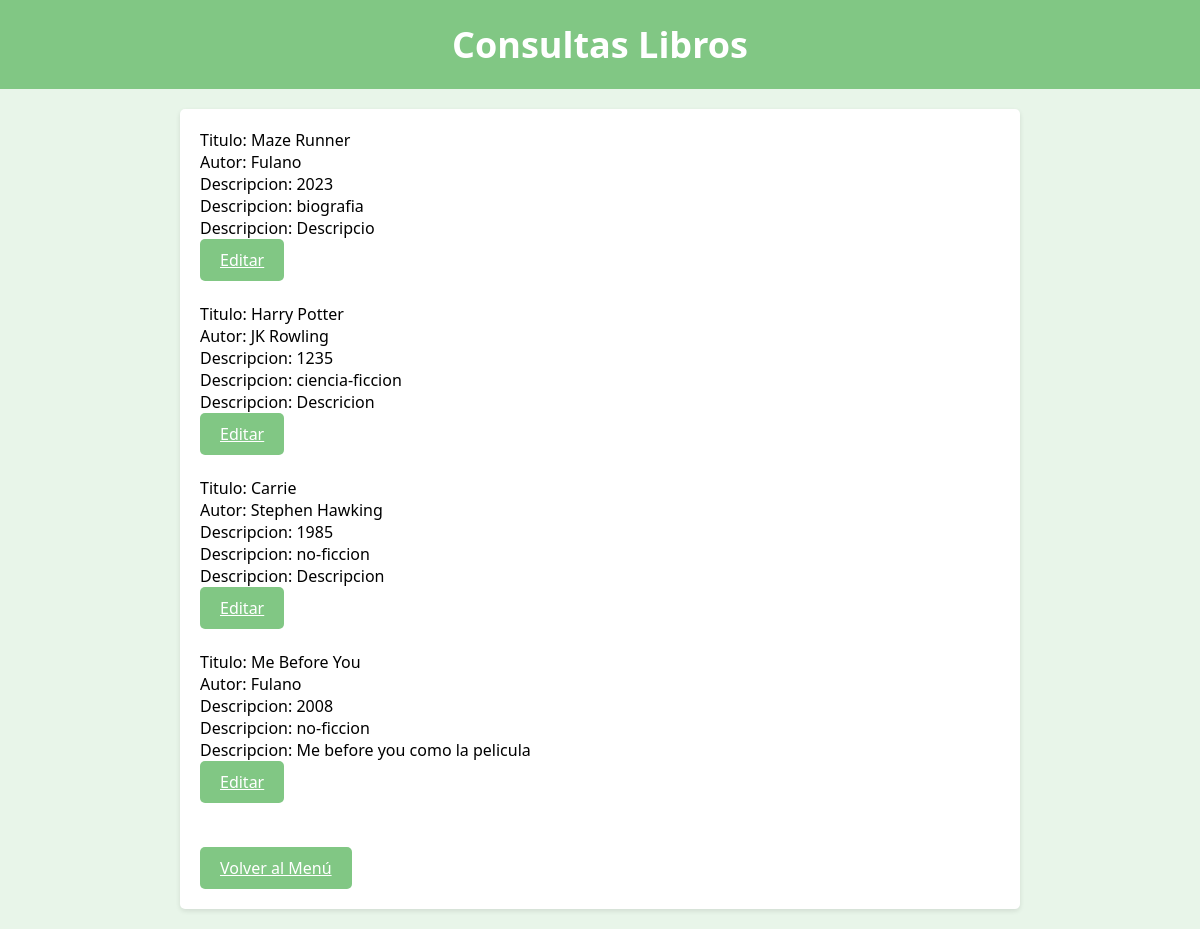
The page /consultaslibros.php (signed in) on the database as committed earlier.
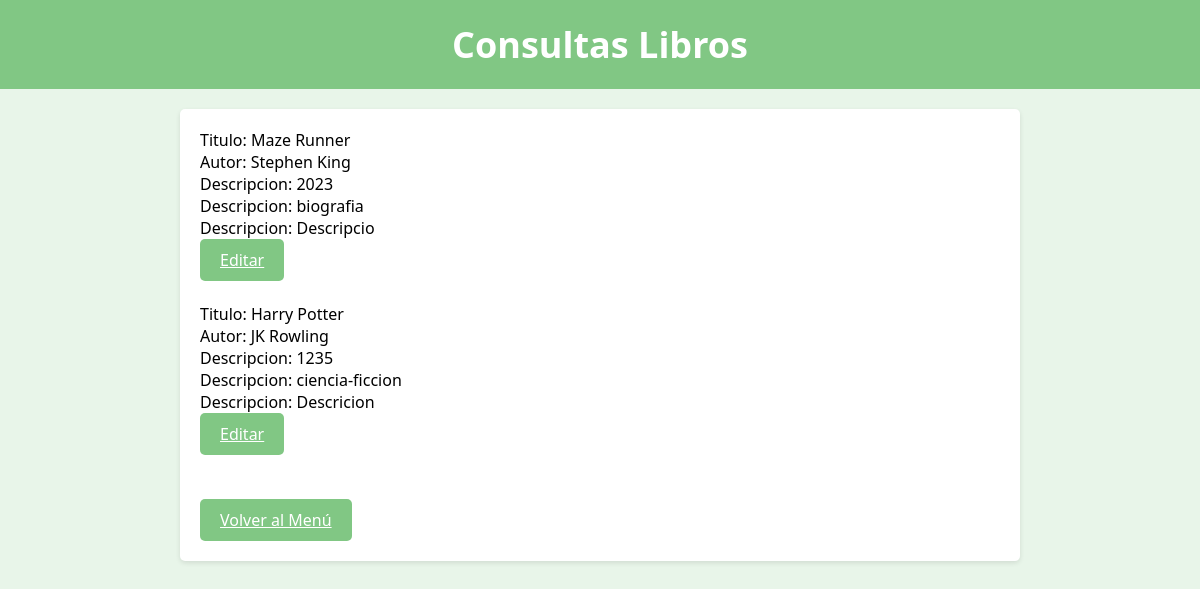
The same page on the database as committed later.
### tables this page shows
CREATE TABLE IF NOT EXISTS `libros` (
  `titulo` varchar(255) NOT NULL,
  `autor` varchar(255) NOT NULL,
  `año_publicacion` int NOT NULL,
  `genero` varchar(255) NOT NULL,
  `desc` varchar(255) NOT NULL
);

### consultaslibros.php (the view, shortened to what this page needs)
<!DOCTYPE html>
<html lang="es">
<head>
<link rel="stylesheet" href="styles.css">
</head>
<body>
  <header>
    <h1>Consultas Libros</h1>
  </header>
  <div class="content">
  <?php
    $conexion = mysqli_connect("localhost","root","","proyecto");
    $query = "select * from libros;";
    $resultado = mysqli_query($conexion,$query);
    while($registro = mysqli_fetch_array($resultado)){
        echo 'Titulo: '.$registro["titulo"];
        echo "<br>";
        echo 'Autor: '.$registro["autor"];
        echo "<br>";
        echo 'Descripcion: '.$registro["año_publicacion"];
        echo "<br>";
        echo 'Descripcion: '.$registro["genero"];
        echo "<br>";
        echo 'Descripcion: '.$registro["desc"];
        echo "<br>";
        echo '<a href="cambioslibrosform.php?libro='.$registro["titulo"].'" class="btn">Editar</a>';
        echo "<br>";echo "<br>";
    }
?>
  <br>
    <a href="index.php" class="btn">Volver al Menú</a>
  </div>
</body>
</html>

Rows that differ between the two databases and show on the page:
removed libros: titulo "Carrie", autor "Stephen Hawking", año_publicacion "1985", genero "no-ficcion", desc "Descripcion"
removed libros: titulo "Me Before You", autor "Fulano", año_publicacion "2008", genero "no-ficcion", desc "Me before you como la pelicula"
changed libros "Maze Runner": autor "Fulano" → "Stephen King"
